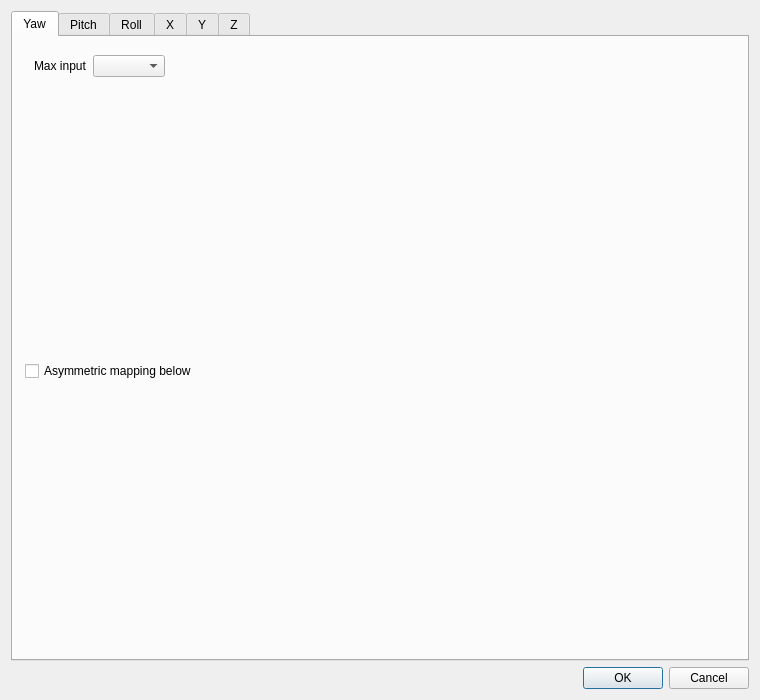
<?xml version="1.0" encoding="UTF-8"?>
<ui version="4.0">
 <class>mapping_dialog</class>
 <widget class="QWidget" name="mapping_dialog">
  <property name="geometry">
   <rect>
    <x>0</x>
    <y>0</y>
    <width>760</width>
    <height>700</height>
   </rect>
  </property>
  <property name="sizePolicy">
   <sizepolicy hsizetype="Preferred" vsizetype="Preferred">
    <horstretch>0</horstretch>
    <verstretch>0</verstretch>
   </sizepolicy>
  </property>
  <property name="minimumSize">
   <size>
    <width>640</width>
    <height>580</height>
   </size>
  </property>
  <property name="windowTitle">
   <string>Mapping properties</string>
  </property>
  <property name="windowIcon">
   <iconset>
    <normaloff>images/opentrack.png</normaloff>images/opentrack.png</iconset>
  </property>
  <property name="layoutDirection">
   <enum>Qt::LeftToRight</enum>
  </property>
  <layout class="QVBoxLayout" name="verticalLayout">
   <item>
    <widget class="QTabWidget" name="tabWidget">
     <property name="tabPosition">
      <enum>QTabWidget::North</enum>
     </property>
     <property name="currentIndex">
      <number>0</number>
     </property>
     <widget class="QWidget" name="tabWidgetPage1">
      <attribute name="title">
       <string>Yaw</string>
      </attribute>
      <layout class="QVBoxLayout" name="verticalLayout_2">
       <property name="leftMargin">
        <number>12</number>
       </property>
       <property name="rightMargin">
        <number>12</number>
       </property>
       <item>
        <widget class="QFrame" name="frame">
         <property name="sizePolicy">
          <sizepolicy hsizetype="Maximum" vsizetype="Maximum">
           <horstretch>0</horstretch>
           <verstretch>0</verstretch>
          </sizepolicy>
         </property>
         <property name="frameShape">
          <enum>QFrame::NoFrame</enum>
         </property>
         <layout class="QHBoxLayout" name="horizontalLayout">
          <item>
           <widget class="QLabel" name="label1">
            <property name="sizePolicy">
             <sizepolicy hsizetype="Maximum" vsizetype="Maximum">
              <horstretch>0</horstretch>
              <verstretch>0</verstretch>
             </sizepolicy>
            </property>
            <property name="text">
             <string>Max input</string>
            </property>
           </widget>
          </item>
          <item>
           <widget class="QComboBox" name="max_yaw_rotation">
            <property name="sizePolicy">
             <sizepolicy hsizetype="Maximum" vsizetype="Maximum">
              <horstretch>0</horstretch>
              <verstretch>0</verstretch>
             </sizepolicy>
            </property>
           </widget>
          </item>
         </layout>
        </widget>
       </item>
       <item>
        <widget class="spline_widget" name="rxconfig" native="true">
         <property name="colorBezier" stdset="0">
          <color>
           <red>255</red>
           <green>0</green>
           <blue>0</blue>
          </color>
         </property>
        </widget>
       </item>
       <item>
        <widget class="QCheckBox" name="rx_altp">
         <property name="text">
          <string>Asymmetric mapping below</string>
         </property>
        </widget>
       </item>
       <item>
        <widget class="spline_widget" name="rxconfig_alt" native="true">
         <property name="colorBezier" stdset="0">
          <color>
           <red>255</red>
           <green>0</green>
           <blue>0</blue>
          </color>
         </property>
        </widget>
       </item>
      </layout>
     </widget>
     <widget class="QWidget" name="tabWidgetPage2">
      <attribute name="title">
       <string>Pitch</string>
      </attribute>
      <layout class="QVBoxLayout" name="verticalLayout_3">
       <property name="leftMargin">
        <number>12</number>
       </property>
       <property name="rightMargin">
        <number>12</number>
       </property>
       <item>
        <widget class="QFrame" name="frame_2">
         <property name="sizePolicy">
          <sizepolicy hsizetype="Maximum" vsizetype="Maximum">
           <horstretch>0</horstretch>
           <verstretch>0</verstretch>
          </sizepolicy>
         </property>
         <property name="frameShape">
          <enum>QFrame::NoFrame</enum>
         </property>
         <layout class="QHBoxLayout" name="horizontalLayout_2">
          <item>
           <widget class="QLabel" name="label_2">
            <property name="sizePolicy">
             <sizepolicy hsizetype="Maximum" vsizetype="Maximum">
              <horstretch>0</horstretch>
              <verstretch>0</verstretch>
             </sizepolicy>
            </property>
            <property name="text">
             <string>Max input</string>
            </property>
           </widget>
          </item>
          <item>
           <widget class="QComboBox" name="max_pitch_rotation">
            <property name="sizePolicy">
             <sizepolicy hsizetype="Maximum" vsizetype="Maximum">
              <horstretch>0</horstretch>
              <verstretch>0</verstretch>
             </sizepolicy>
            </property>
           </widget>
          </item>
          <item>
           <widget class="QLabel" name="label">
            <property name="text">
             <string>Max output</string>
            </property>
           </widget>
          </item>
          <item>
           <widget class="QComboBox" name="max_pitch_output">
            <item>
             <property name="text">
              <string>180°</string>
             </property>
            </item>
            <item>
             <property name="text">
              <string>90°</string>
             </property>
            </item>
           </widget>
          </item>
         </layout>
        </widget>
       </item>
       <item>
        <widget class="spline_widget" name="ryconfig" native="true">
         <property name="colorBezier" stdset="0">
          <color>
           <red>0</red>
           <green>255</green>
           <blue>0</blue>
          </color>
         </property>
        </widget>
       </item>
       <item>
        <widget class="QCheckBox" name="ry_altp">
         <property name="text">
          <string>Asymmetric mapping below</string>
         </property>
        </widget>
       </item>
       <item>
        <widget class="spline_widget" name="ryconfig_alt" native="true">
         <property name="colorBezier" stdset="0">
          <color>
           <red>0</red>
           <green>255</green>
           <blue>0</blue>
          </color>
         </property>
        </widget>
       </item>
      </layout>
     </widget>
     <widget class="QWidget" name="tabWidgetPage3">
      <attribute name="title">
       <string>Roll</string>
      </attribute>
      <layout class="QVBoxLayout" name="verticalLayout_4">
       <property name="leftMargin">
        <number>12</number>
       </property>
       <property name="rightMargin">
        <number>12</number>
       </property>
       <item>
        <widget class="QFrame" name="frame_3">
         <property name="sizePolicy">
          <sizepolicy hsizetype="Maximum" vsizetype="Maximum">
           <horstretch>0</horstretch>
           <verstretch>0</verstretch>
          </sizepolicy>
         </property>
         <property name="frameShape">
          <enum>QFrame::NoFrame</enum>
         </property>
         <layout class="QHBoxLayout" name="horizontalLayout_4">
          <item>
           <widget class="QLabel" name="label_4">
            <property name="sizePolicy">
             <sizepolicy hsizetype="Maximum" vsizetype="Maximum">
              <horstretch>0</horstretch>
              <verstretch>0</verstretch>
             </sizepolicy>
            </property>
            <property name="text">
             <string>Max input</string>
            </property>
           </widget>
          </item>
          <item>
           <widget class="QComboBox" name="max_roll_rotation">
            <property name="sizePolicy">
             <sizepolicy hsizetype="Maximum" vsizetype="Maximum">
              <horstretch>0</horstretch>
              <verstretch>0</verstretch>
             </sizepolicy>
            </property>
           </widget>
          </item>
         </layout>
        </widget>
       </item>
       <item>
        <widget class="spline_widget" name="rzconfig" native="true">
         <property name="colorBezier" stdset="0">
          <color>
           <red>0</red>
           <green>0</green>
           <blue>255</blue>
          </color>
         </property>
        </widget>
       </item>
       <item>
        <widget class="QCheckBox" name="rz_altp">
         <property name="text">
          <string>Asymmetric mapping below</string>
         </property>
        </widget>
       </item>
       <item>
        <widget class="spline_widget" name="rzconfig_alt" native="true">
         <property name="colorBezier" stdset="0">
          <color>
           <red>0</red>
           <green>0</green>
           <blue>255</blue>
          </color>
         </property>
        </widget>
       </item>
      </layout>
      <zorder>rzconfig</zorder>
      <zorder>rz_altp</zorder>
      <zorder>rzconfig_alt</zorder>
      <zorder>frame_3</zorder>
     </widget>
     <widget class="QWidget" name="tabWidgetPage4">
      <attribute name="title">
       <string>X</string>
      </attribute>
      <layout class="QVBoxLayout" name="verticalLayout_5">
       <property name="leftMargin">
        <number>12</number>
       </property>
       <property name="rightMargin">
        <number>12</number>
       </property>
       <item>
        <widget class="QFrame" name="frame444">
         <property name="sizePolicy">
          <sizepolicy hsizetype="Maximum" vsizetype="Maximum">
           <horstretch>0</horstretch>
           <verstretch>0</verstretch>
          </sizepolicy>
         </property>
         <property name="frameShape">
          <enum>QFrame::NoFrame</enum>
         </property>
         <layout class="QHBoxLayout" name="horizontalLayout444">
          <item>
           <widget class="QLabel" name="label4">
            <property name="sizePolicy">
             <sizepolicy hsizetype="Maximum" vsizetype="Maximum">
              <horstretch>0</horstretch>
              <verstretch>0</verstretch>
             </sizepolicy>
            </property>
            <property name="text">
             <string>Max input</string>
            </property>
           </widget>
          </item>
          <item>
           <widget class="QComboBox" name="max_x_translation">
            <property name="sizePolicy">
             <sizepolicy hsizetype="Maximum" vsizetype="Maximum">
              <horstretch>0</horstretch>
              <verstretch>0</verstretch>
             </sizepolicy>
            </property>
           </widget>
          </item>
          <item>
           <widget class="QLabel" name="label4out">
            <property name="sizePolicy">
             <sizepolicy hsizetype="Maximum" vsizetype="Maximum">
              <horstretch>0</horstretch>
              <verstretch>0</verstretch>
             </sizepolicy>
            </property>
            <property name="text">
             <string>Max output</string>
            </property>
           </widget>
          </item>
          <item>
           <widget class="QComboBox" name="max_x_out">
            <property name="sizePolicy">
             <sizepolicy hsizetype="Maximum" vsizetype="Maximum">
              <horstretch>0</horstretch>
              <verstretch>0</verstretch>
             </sizepolicy>
            </property>
           </widget>
          </item>
         </layout>
        </widget>
       </item>
       <item>
        <widget class="spline_widget" name="txconfig" native="true">
         <property name="colorBezier" stdset="0">
          <color>
           <red>255</red>
           <green>0</green>
           <blue>255</blue>
          </color>
         </property>
        </widget>
       </item>
       <item>
        <widget class="QCheckBox" name="tx_altp">
         <property name="text">
          <string>Asymmetric mapping below</string>
         </property>
        </widget>
       </item>
       <item>
        <widget class="spline_widget" name="txconfig_alt" native="true">
         <property name="colorBezier" stdset="0">
          <color>
           <red>255</red>
           <green>0</green>
           <blue>255</blue>
          </color>
         </property>
        </widget>
       </item>
      </layout>
     </widget>
     <widget class="QWidget" name="tabWidgetPage5">
      <attribute name="title">
       <string>Y</string>
      </attribute>
      <layout class="QVBoxLayout" name="verticalLayout_6">
       <property name="leftMargin">
        <number>12</number>
       </property>
       <property name="rightMargin">
        <number>12</number>
       </property>
       <item>
        <widget class="QFrame" name="frame555">
         <property name="sizePolicy">
          <sizepolicy hsizetype="Maximum" vsizetype="Maximum">
           <horstretch>0</horstretch>
           <verstretch>0</verstretch>
          </sizepolicy>
         </property>
         <property name="frameShape">
          <enum>QFrame::NoFrame</enum>
         </property>
         <layout class="QHBoxLayout" name="horizontalLayout555">
          <item>
           <widget class="QLabel" name="label5">
            <property name="sizePolicy">
             <sizepolicy hsizetype="Maximum" vsizetype="Maximum">
              <horstretch>0</horstretch>
              <verstretch>0</verstretch>
             </sizepolicy>
            </property>
            <property name="text">
             <string>Max input</string>
            </property>
           </widget>
          </item>
          <item>
           <widget class="QComboBox" name="max_y_translation">
            <property name="sizePolicy">
             <sizepolicy hsizetype="Maximum" vsizetype="Maximum">
              <horstretch>0</horstretch>
              <verstretch>0</verstretch>
             </sizepolicy>
            </property>
           </widget>
          </item>
          <item>
           <widget class="QLabel" name="label5out">
            <property name="sizePolicy">
             <sizepolicy hsizetype="Maximum" vsizetype="Maximum">
              <horstretch>0</horstretch>
              <verstretch>0</verstretch>
             </sizepolicy>
            </property>
            <property name="text">
             <string>Max output</string>
            </property>
           </widget>
          </item>
          <item>
           <widget class="QComboBox" name="max_y_out">
            <property name="sizePolicy">
             <sizepolicy hsizetype="Maximum" vsizetype="Maximum">
              <horstretch>0</horstretch>
              <verstretch>0</verstretch>
             </sizepolicy>
            </property>
           </widget>
          </item>
         </layout>
        </widget>
       </item>
       <item>
        <widget class="spline_widget" name="tyconfig" native="true">
         <property name="colorBezier" stdset="0">
          <color>
           <red>255</red>
           <green>255</green>
           <blue>0</blue>
          </color>
         </property>
        </widget>
       </item>
       <item>
        <widget class="QCheckBox" name="ty_altp">
         <property name="text">
          <string>Asymmetric mapping below</string>
         </property>
        </widget>
       </item>
       <item>
        <widget class="spline_widget" name="tyconfig_alt" native="true">
         <property name="colorBezier" stdset="0">
          <color>
           <red>255</red>
           <green>255</green>
           <blue>0</blue>
          </color>
         </property>
        </widget>
       </item>
      </layout>
     </widget>
     <widget class="QWidget" name="tabWidgetPage6">
      <attribute name="title">
       <string>Z</string>
      </attribute>
      <layout class="QVBoxLayout" name="verticalLayout_7">
       <property name="leftMargin">
        <number>12</number>
       </property>
       <property name="rightMargin">
        <number>12</number>
       </property>
       <item>
        <widget class="QFrame" name="frame666">
         <property name="sizePolicy">
          <sizepolicy hsizetype="Maximum" vsizetype="Maximum">
           <horstretch>0</horstretch>
           <verstretch>0</verstretch>
          </sizepolicy>
         </property>
         <property name="frameShape">
          <enum>QFrame::NoFrame</enum>
         </property>
         <layout class="QHBoxLayout" name="horizontalLayout666">
          <item>
           <widget class="QLabel" name="label6">
            <property name="sizePolicy">
             <sizepolicy hsizetype="Maximum" vsizetype="Maximum">
              <horstretch>0</horstretch>
              <verstretch>0</verstretch>
             </sizepolicy>
            </property>
            <property name="text">
             <string>Max input</string>
            </property>
           </widget>
          </item>
          <item>
           <widget class="QComboBox" name="max_z_translation">
            <property name="sizePolicy">
             <sizepolicy hsizetype="Maximum" vsizetype="Maximum">
              <horstretch>0</horstretch>
              <verstretch>0</verstretch>
             </sizepolicy>
            </property>
           </widget>
          </item>
          <item>
           <widget class="QLabel" name="label6out">
            <property name="sizePolicy">
             <sizepolicy hsizetype="Maximum" vsizetype="Maximum">
              <horstretch>0</horstretch>
              <verstretch>0</verstretch>
             </sizepolicy>
            </property>
            <property name="text">
             <string>Max output</string>
            </property>
           </widget>
          </item>
          <item>
           <widget class="QComboBox" name="max_z_out">
            <property name="sizePolicy">
             <sizepolicy hsizetype="Maximum" vsizetype="Maximum">
              <horstretch>0</horstretch>
              <verstretch>0</verstretch>
             </sizepolicy>
            </property>
           </widget>
          </item>
         </layout>
        </widget>
       </item>
       <item>
        <widget class="spline_widget" name="tzconfig" native="true">
         <property name="colorBezier" stdset="0">
          <color>
           <red>0</red>
           <green>255</green>
           <blue>255</blue>
          </color>
         </property>
        </widget>
       </item>
       <item>
        <widget class="QCheckBox" name="tz_altp">
         <property name="text">
          <string>Asymmetric mapping below</string>
         </property>
        </widget>
       </item>
       <item>
        <widget class="spline_widget" name="tzconfig_alt" native="true">
         <property name="colorBezier" stdset="0">
          <color>
           <red>0</red>
           <green>255</green>
           <blue>255</blue>
          </color>
         </property>
        </widget>
       </item>
      </layout>
     </widget>
    </widget>
   </item>
   <item>
    <widget class="QDialogButtonBox" name="buttonBox">
     <property name="standardButtons">
      <set>QDialogButtonBox::Cancel|QDialogButtonBox::Ok</set>
     </property>
    </widget>
   </item>
  </layout>
 </widget>
 <customwidgets>
  <customwidget>
   <class>spline_widget</class>
   <extends>QWidget</extends>
   <header>spline/spline-widget.hpp</header>
  </customwidget>
 </customwidgets>
 <tabstops>
  <tabstop>tabWidget</tabstop>
  <tabstop>rx_altp</tabstop>
  <tabstop>ry_altp</tabstop>
  <tabstop>rz_altp</tabstop>
  <tabstop>tx_altp</tabstop>
  <tabstop>ty_altp</tabstop>
  <tabstop>tz_altp</tabstop>
 </tabstops>
 <resources/>
 <connections/>
 <slots>
  <slot>startEngineClicked()</slot>
  <slot>stopEngineClicked()</slot>
  <slot>cameraSettingsClicked()</slot>
 </slots>
</ui>
